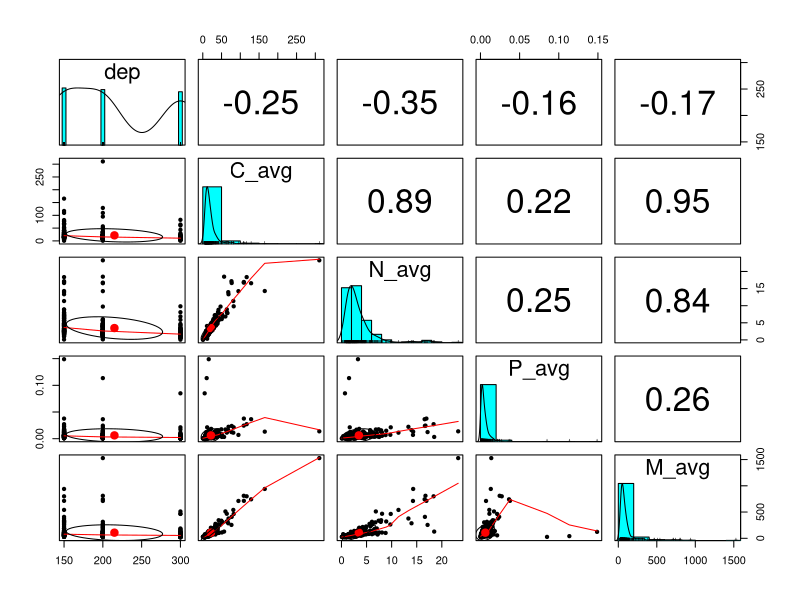
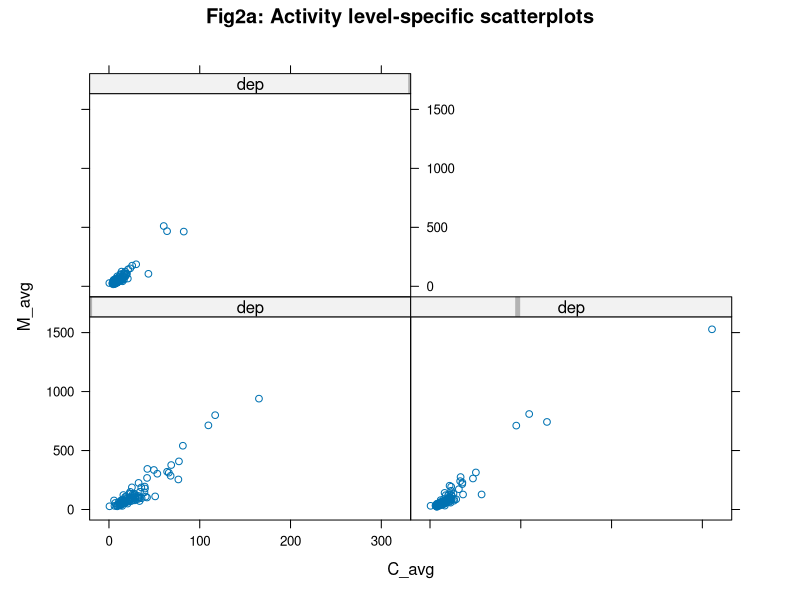
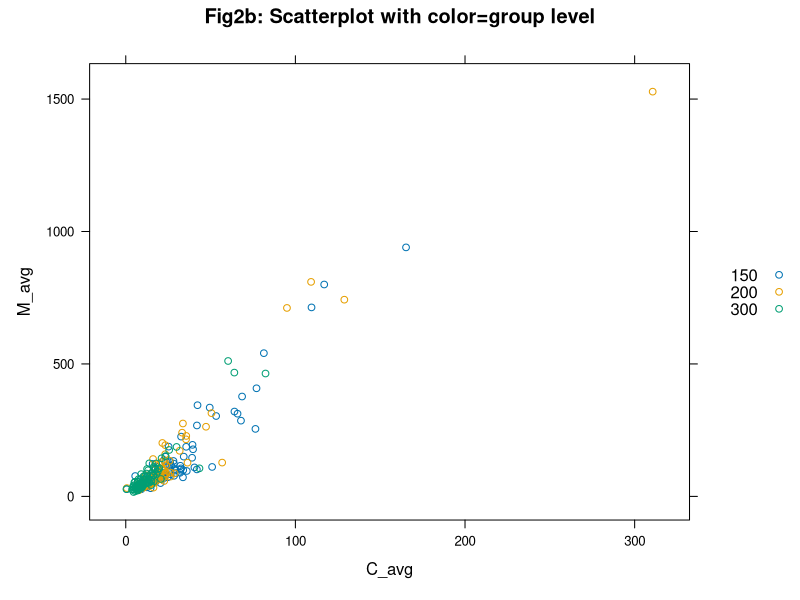
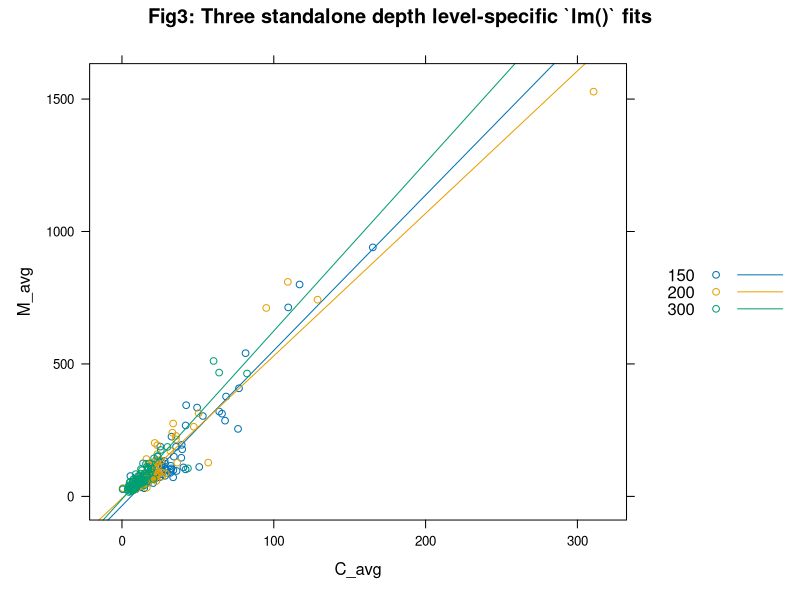
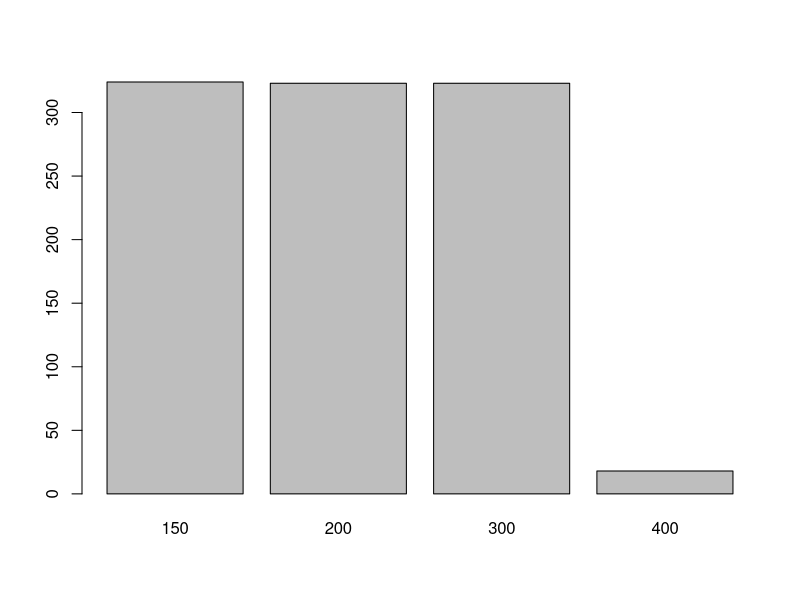
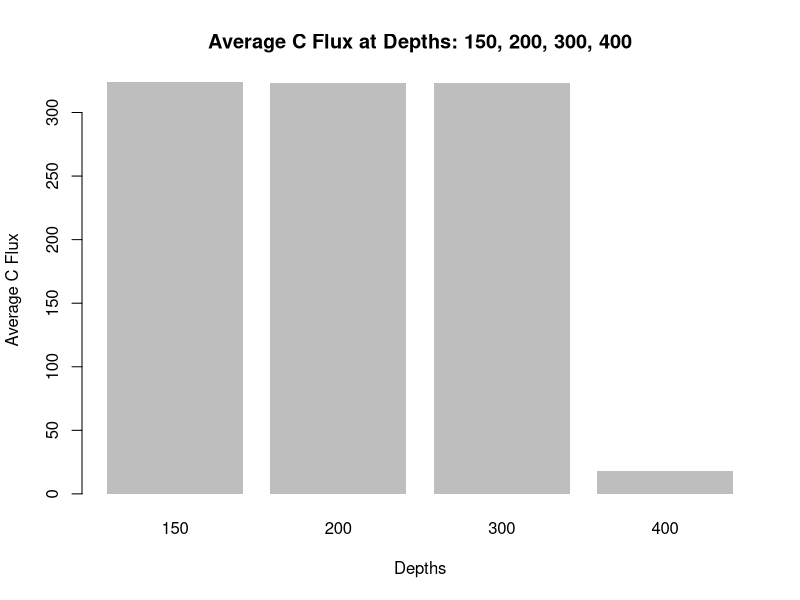

Source code (R) for these figures, in order:
## ---- chunk 1
bats_flux <- read.csv("bats_flux.csv")

delete.na <- function(DF, n=0) {
  DF[rowSums(is.na(DF)) <= n,]
} #Function that takes rows out that contains NAs 

bats_flux.noNA <- delete.na(bats_flux) # Take out rows containing NAs 


Data <- subset(bats_flux,select = c("cr","dep","yymmdd1","yymmdd2","Lat2","Lat2.1","Long1","Long2","M_avg","C_avg","N_avg","P_avg"))

Data.noNA <- delete.na(Data)

#Data_noNA <- write.csv(x= Data.noNA,file = "Data_noNA.csv")
## ---- chunk 2
#we want to make predictions on the Mass average flux. 

# we want to compare this against depth and C,N,P fluxes 

# Depth is categorical 
# N,P,C are numerical 

library(psych) # for `pairs.panels()`
library(lattice)

ANOCOVA.data <- subset(Data.noNA, select = c("dep", "M_avg", "C_avg","N_avg","P_avg"))
as.character(ANOCOVA.data$dep) # need to make dep categorical not numerical 
attach(ANOCOVA.data)

summary(ANOCOVA.data)

pairs.panels(data.frame(dep,C_avg,N_avg, P_avg, M_avg))

xyplot(M_avg ~ C_avg | dep, 
                  main="Fig2a: Activity level-specific scatterplots"
           )

    xyplot(M_avg ~ C_avg, groups=dep, 
                  auto.key=TRUE,
                  main="Fig2b: Scatterplot with color=group level"
           )
    
    xyplot(M_avg ~ C_avg, groups=dep, 
                  type=c("p","r"), # `p` for _points_, `r` for _regression line_
                                   # see https://stackoverflow.com/questions/12972039/plotting-xyplot-with-regression-line-on-lattice-graphics for more
                  auto.key=TRUE,
                  main="Fig3: Three standalone depth level-specific `lm()` fits"
           )
## ---- chunk 3
# this code is to specify the depth I want to look at that contains the rows and the columns
Study_depths <- c("150", "200", "300", "400" ) #vector of depths I want to retain

Study_Rows <- which(bats_flux$dep %in% Study_depths) #which() to ask R which rows in spp name are on the list


bats_flux2 <- bats_flux[Study_Rows,] #has all the rows we want as well as all the columns

## ---- chunk 4
Cflux <- bats_flux2[-which(is.na(bats_flux2$C_avg)),] #removes na from C-avg
Cflux.noNAs <- delete.na(bats_flux2)

levels(as.factor(Cflux.noNAs$dep150)) #this looks at the distribution of toxins in the organism selected


dep150 <- subset(Cflux.noNAs, dep=="150") #focusing on mean of C-avg at depth 150
dep150

muCflux150 <- mean(dep150$C_avg, data=dep150)
muCflux150

s.e150 <- muCflux150 * sqrt(10)


dep200 <- subset(Cflux.noNAs, dep=="200") #focusing on mean of C-avg at depth 200
dep200

muCflux200 <- mean(dep200$C_avg, data=dep200)
muCflux200

dep300 <- subset(Cflux.noNAs, dep=="300") #focusing on mean of C-avg at depth 300
dep300

muCflux300 <- mean(dep300$C_avg, data=dep300)
muCflux300

dep400 <- subset(Cflux.noNAs, dep=="400") #focusing on mean of C-avg at depth 400
dep400

muCflux400 <- mean(dep400$C_avg, data=dep400)
muCflux400

## ---- chunk 5
site.freq <- table(bats_flux2$dep) #Creates table with frequency of each Site
site.freq

barplot(site.freq)


barplot(site.freq[order(site.freq, decreasing = T)],
        horiz = F,         #Horizontal
        border = NA,    
        
        main = "Average C Flux at Depths: 150, 200, 300, 400",
        xlab = "Depths", ylab = "Average C Flux")


## ---- chunk 6
# separate each flux into its own dataframe 
# delete rows that contain NAs 
C_flux.data <- delete.na(subset(Data,select = c("cr","dep","yymmdd1","yymmdd2","Lat2","Lat2.1","Long1","Long2","C_avg")))
N_flux.data <- delete.na(subset(Data,select = c("cr","dep","yymmdd1","yymmdd2","Lat2","Lat2.1","Long1","Long2","N_avg")))
P_flux.data <- delete.na(subset(Data,select = c("cr","dep","yymmdd1","yymmdd2","Lat2","Lat2.1","Long1","Long2","P_avg")))
M_flux.data <- delete.na(subset(Data,select = c("cr","dep","yymmdd1","yymmdd2","Lat2","Lat2.1","Long1","Long2","M_avg")))
## ---- chunk 7
# Subset each depth and rename columns 
library(plyr)
C_flux.depth.150 <- subset(C_flux.data, dep == 150)
C_flux.depth.150 <- rename(C_flux.depth.150, c("dep"="dep.150"))
C_flux.depth.150 <- rename(C_flux.depth.150, c("C_avg" ="C_avg.150"))
C_flux.depth.200 <- subset(C_flux.data, dep == 200)
C_flux.depth.200 <- rename(C_flux.depth.200, c("dep"="dep.200"))
C_flux.depth.200 <- rename(C_flux.depth.200, c("C_avg" ="C_avg.200"))
C_flux.depth.300 <- subset(C_flux.data, dep == 300)
C_flux.depth.300 <- rename(C_flux.depth.300, c("dep"="dep.300"))
C_flux.depth.300 <- rename(C_flux.depth.300, c("C_avg" ="C_avg.300"))
C_flux.depth.400 <- subset(C_flux.data, dep == 400)
C_flux.depth.400 <- rename(C_flux.depth.400, c("dep"="dep.400"))
C_flux.depth.400 <- rename(C_flux.depth.400, c("C_avg" ="C_avg.400"))
## ---- chunk 8
N_flux.depth.150 <- subset(N_flux.data, dep == 150)
N_flux.depth.150 <- rename(N_flux.depth.150, c("dep"="dep.150"))
N_flux.depth.150 <- rename(N_flux.depth.150, c("N_avg" ="N_avg.150"))
N_flux.depth.200 <- subset(N_flux.data, dep == 200)
N_flux.depth.200 <- rename(N_flux.depth.200, c("dep"="dep.200"))
N_flux.depth.200 <- rename(N_flux.depth.200, c("N_avg" ="N_avg.200"))
N_flux.depth.300 <- subset(N_flux.data, dep == 300)
N_flux.depth.300 <- rename(N_flux.depth.300, c("dep"="dep.300"))
N_flux.depth.300 <- rename(N_flux.depth.300, c("N_avg" ="N_avg.300"))
N_flux.depth.400 <- subset(N_flux.data, dep == 400)
N_flux.depth.400 <- rename(N_flux.depth.400, c("dep"="dep.400"))
N_flux.depth.400 <- rename(N_flux.depth.400, c("N_avg" ="N_avg.400"))
## ---- chunk 9
P_flux.depth.150 <- subset(P_flux.data, dep == 150)
P_flux.depth.150 <- rename(P_flux.depth.150, c("dep"="dep.150"))
P_flux.depth.150 <- rename(P_flux.depth.150, c("P_avg" ="P_avg.150"))
P_flux.depth.200 <- subset(P_flux.data, dep == 200)
P_flux.depth.200 <- rename(P_flux.depth.200, c("dep"="dep.200"))
P_flux.depth.200 <- rename(P_flux.depth.200, c("P_avg" ="P_avg.200"))
P_flux.depth.300 <- subset(P_flux.data, dep == 300)
P_flux.depth.300 <- rename(P_flux.depth.300, c("dep"="dep.300"))
P_flux.depth.300 <- rename(P_flux.depth.300, c("P_avg" ="P_avg.300"))
P_flux.depth.400 <- subset(P_flux.data, dep == 400)
P_flux.depth.400 <- rename(P_flux.depth.400, c("dep"="dep.400"))
P_flux.depth.400 <- rename(P_flux.depth.400, c("P_avg" ="P_avg.400"))
## ---- chunk 10
M_flux.depth.150 <- subset(M_flux.data, dep == 150)
M_flux.depth.150 <- rename(M_flux.depth.150, c("dep"="dep.150"))
M_flux.depth.150 <- rename(M_flux.depth.150, c("M_avg" ="M_avg.150"))
M_flux.depth.200 <- subset(M_flux.data, dep == 200)
M_flux.depth.200 <- rename(M_flux.depth.200, c("dep"="dep.200"))
M_flux.depth.200 <- rename(M_flux.depth.200, c("M_avg" ="M_avg.200"))
M_flux.depth.300 <- subset(M_flux.data, dep == 300)
M_flux.depth.300 <- rename(M_flux.depth.300, c("dep"="dep.300"))
M_flux.depth.300 <- rename(M_flux.depth.300, c("M_avg" ="M_avg.300"))
M_flux.depth.400 <- subset(M_flux.data, dep == 400)
M_flux.depth.400 <- rename(M_flux.depth.400, c("dep"="dep.400"))
M_flux.depth.400 <- rename(M_flux.depth.400, c("M_avg" ="M_avg.400"))
## ---- chunk 11
C.depth.150.200 <- merge(C_flux.depth.150,C_flux.depth.200,by = c("cr","yymmdd1","yymmdd2","Lat2","Lat2.1","Long1","Long2"))

t.test(C.depth.150.200$C_avg.150 ,C.depth.150.200$C_avg.200, alternative = "greater", paired = TRUE, var.equal = TRUE)

## ---- chunk 12
C.depth.200.300 <- merge(C_flux.depth.200,C_flux.depth.300,by = c("cr","yymmdd1","yymmdd2","Lat2","Lat2.1","Long1","Long2"))

t.test(C.depth.200.300$C_avg.200 ,C.depth.200.300$C_avg.300, alternative = "greater", paired = TRUE, var.equal = TRUE)
## ---- chunk 13
C.depth.300.400 <- merge(C_flux.depth.300,C_flux.depth.400,by = c("cr","yymmdd1","yymmdd2","Lat2","Lat2.1","Long1","Long2"))

t.test(C.depth.300.400$C_avg.300 ,C.depth.300.400$C_avg.400, alternative = "greater", paired = TRUE, var.equal = TRUE)
## ---- chunk 14
N.depth.150.200 <- merge(N_flux.depth.150,N_flux.depth.200,by = c("cr","yymmdd1","yymmdd2","Lat2","Lat2.1","Long1","Long2"))

t.test(N.depth.150.200$N_avg.150 ,N.depth.150.200$N_avg.200, alternative = "greater", paired = TRUE, var.equal = TRUE)

## ---- chunk 15
N.depth.200.300 <- merge(N_flux.depth.200,N_flux.depth.300,by = c("cr","yymmdd1","yymmdd2","Lat2","Lat2.1","Long1","Long2"))

t.test(N.depth.200.300$N_avg.200 ,N.depth.200.300$N_avg.300, alternative = "greater", paired = TRUE, var.equal = TRUE)
## ---- chunk 16
N.depth.300.400 <- merge(N_flux.depth.300,N_flux.depth.400,by = c("cr","yymmdd1","yymmdd2","Lat2","Lat2.1","Long1","Long2"))

t.test(N.depth.300.400$N_avg.300 ,N.depth.300.400$N_avg.400, alternative = "greater", paired = TRUE, var.equal = TRUE)
## ---- chunk 17
P.depth.150.200 <- merge(P_flux.depth.150,P_flux.depth.200,by = c("cr","yymmdd1","yymmdd2","Lat2","Lat2.1","Long1","Long2"))

t.test(P.depth.150.200$P_avg.150 ,P.depth.150.200$P_avg.200, alternative = "greater", paired = TRUE, var.equal = TRUE)

## ---- chunk 18
P.depth.200.300 <- merge(P_flux.depth.200,P_flux.depth.300,by = c("cr","yymmdd1","yymmdd2","Lat2","Lat2.1","Long1","Long2"))

t.test(P.depth.200.300$P_avg.200 ,P.depth.200.300$P_avg.300, alternative = "greater", paired = TRUE, var.equal = TRUE)
## ---- chunk 19
M.depth.150.200 <- merge(M_flux.depth.150,M_flux.depth.200,by = c("cr","yymmdd1","yymmdd2","Lat2","Lat2.1","Long1","Long2"))

t.test(M.depth.150.200$M_avg.150 ,M.depth.150.200$M_avg.200, alternative = "greater", paired = TRUE, var.equal = TRUE)

## ---- chunk 20
M.depth.200.300 <- merge(M_flux.depth.200,M_flux.depth.300,by = c("cr","yymmdd1","yymmdd2","Lat2","Lat2.1","Long1","Long2"))

t.test(M.depth.200.300$M_avg.200 ,M.depth.200.300$M_avg.300, alternative = "greater", paired = TRUE, var.equal = TRUE)
## ---- chunk 21
M.depth.300.400 <- merge(M_flux.depth.300,M_flux.depth.400,by = c("cr","yymmdd1","yymmdd2","Lat2","Lat2.1","Long1","Long2"))

t.test(M.depth.300.400$M_avg.300 ,M.depth.300.400$M_avg.400, alternative = "greater", paired = TRUE, var.equal = TRUE)
